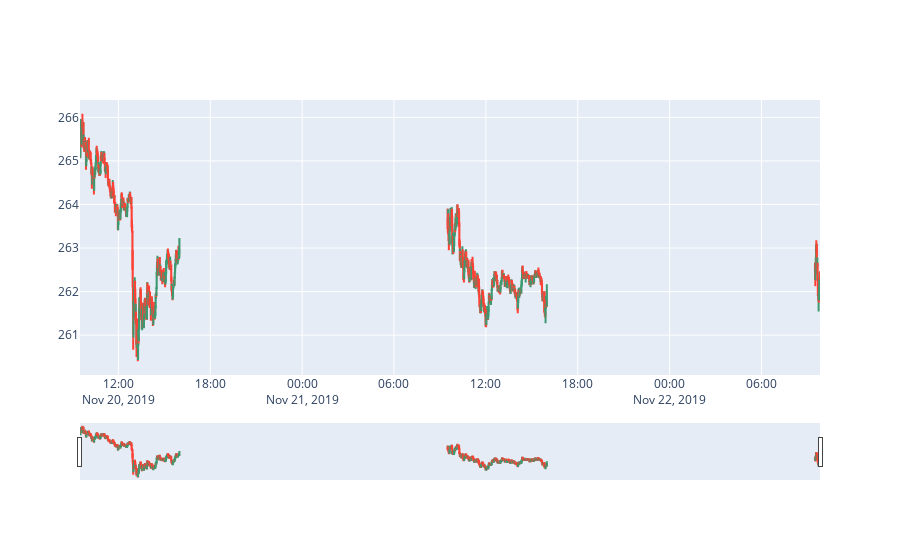

Source (notebook cell):
### Markdown cell above
#### Plot Candlestick chart for a short time

### Code cell
df_to_plot = df_ohlc.iloc[:800]
# df_to_plot = df_stock1.iloc[:800]
# df_to_plot = df_jpy.iloc[:800]
fig = go.Figure(data=[go.Candlestick(x=df_to_plot.index,
                open=df_to_plot['open'],
                high=df_to_plot['high'],
                low=df_to_plot['low'],
                close=df_to_plot['close'])])
fig.show()

### Figure 1 — Plotly figure (JSON) as saved in the notebook; plotly's stock layout.template omitted (floating-point values rounded to 4 significant figures; data arrays with more than 128 entries replaced by an {"elided": "..."} marker saying what was removed)
{"data": [{"close": {"elided": "800 float values"}, "high": {"elided": "800 float values"}, "low": {"elided": "800 float values"}, "open": {"elided": "800 float values"}, "type": "candlestick", "x": {"elided": "800 str values"}}], "layout": {}}
